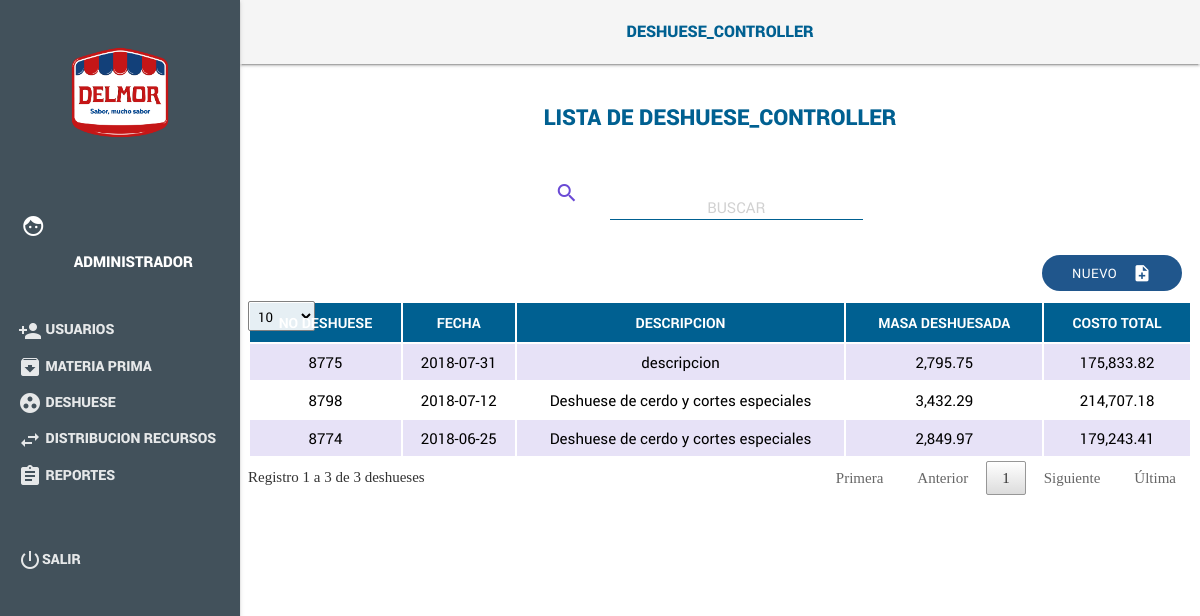
Before: /index.php/deshuese_controller with the older database file.
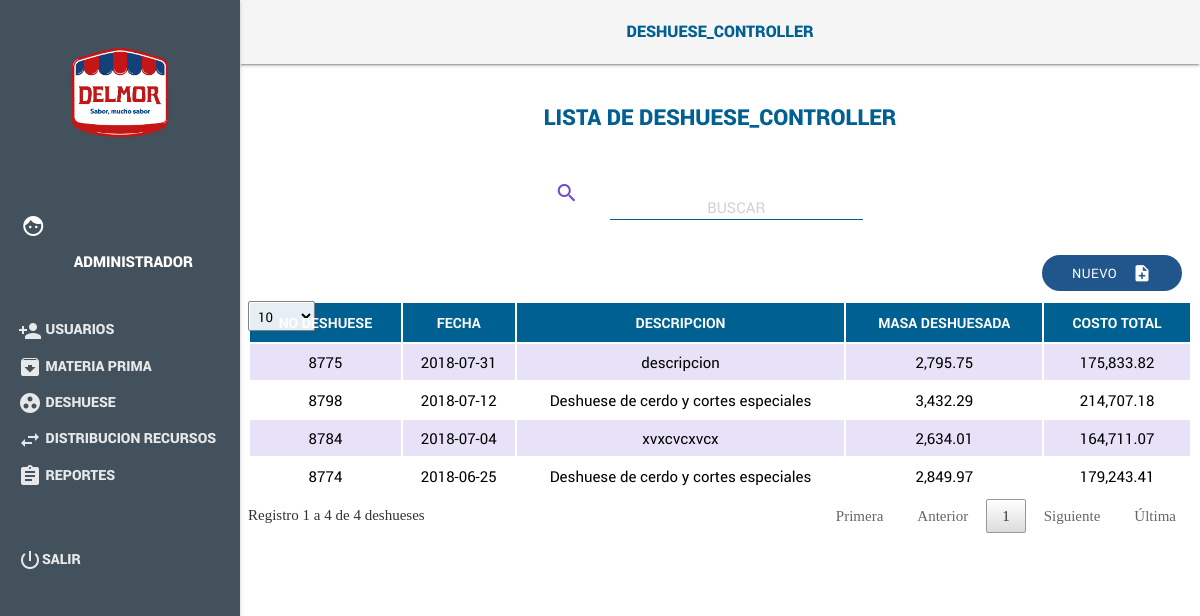
After: the same page with the newer database file.
### tables this page shows
CREATE TABLE `encabezado_deshuese` (
  `Id` int(11) NOT NULL AUTO_INCREMENT,
  `No_DH` varchar(255) DEFAULT NULL,
  `Fecha` date DEFAULT NULL,
  `Descripcion_DH` varchar(255) DEFAULT NULL,
  `Precio_Bruto` double DEFAULT NULL,
  `Costo_Total` double DEFAULT NULL,
  PRIMARY KEY (`Id`)
);

### application/controllers/Deshuese_controller.php (called while the page is built, shortened)
<?php
class Deshuese_controller extends CI_Controller
{
    function __construct()
    {
        $this->load->library("session");
        $this->load->model("Deshuese_model");
    }
    public function index()
    {
        $data["mp"] = $this->Deshuese_model->getmateriaPrima();
        $data["ds"] = $this->Deshuese_model->getInfoDeshuese();
        $this->load->view("header/header");
        $this->load->view("pages/menu");
        $this->load->view("Deshuese/Deshuese",$data);
        $this->load->view("footer/footer");
        $this->load->view("jsview/jsDeshuese");
    }
}
?>

### index.php (called while the page is built, shortened)
<?php
require_once BASEPATH.'core/CodeIgniter.php';

### application/models/Deshuese_model.php (called while the page is built, shortened)
<?php
class Deshuese_model extends CI_Model
{
    public function getInfoDeshuese()
    {
        $query = $this->db->get("view_Deshuese");
        if ($query->num_rows() > 0)
        {
            return $query->result_array();
        }
        return 0;
    }
}
?>

### application/views/Deshuese/Deshuese.php (the view, shortened to what this page needs)
<header class="demo-header mdl-layout__header ">
    <div class="centrado  ColorHeader"><span class=" title"><?php echo $this->uri->segment(1);?></span></div>
</header>
<main class="mdl-layout__content mdl-color--grey-100">
    <div class="mdl-grid demo-content">
        <div class="row TextColor center">lista de <?php echo $this->uri->segment(1);?></div>
        <div class="row" style="width:100%">
            <div class="container">
                <div class="Buscar row column">
                    <div class="col s1 m1 l1 offset-l3 offset-m2"><i class="material-icons ColorS">search</i></div>
                    <div class="input-field col s11 m6 l5">
                        <input  id="searchMain" type="text" placeholder="Buscar" class="validate mayuscula">
                    </div>
                </div>
            </div>
            <div style="margin-right: 10px; margin-bottom: 10px;" class="right m12" id="">
                <button id="btnNewDeshuese" class="Btnadd btn waves-effect waves-light">Nuevo
                    <i class="material-icons right">note_add</i>
                </button>
            </div>
            <div class="row center">
                <table class="table striped RobotoR" id="tblDeshueses">
                    <thead>
                    <tr>
                        <th>No Deshuese</th>
                        <th>Fecha</th>
                        <th>Descripcion</th>
                        <th>Masa Deshuesada</th>
                        <th>Costo Total</th>
                    </tr>
                    </thead>
                    <tbody>
                    <?php
                        if(!$ds)
                        {}else{
                            foreach ($ds as $key) {
                                echo "
                                    <tr>
                                      <td>".$key["No_DH"]."</td>
                                      <td>".$key["Fecha"]."</td>
                                      <td>".$key["Descripcion_DH"]."</td>
                                      <td>".number_format($key["Masa_Deshuesada"],2)."</td>
                                      <td>".number_format($key["Costo_Total"],2)."</td>
                                    </tr>
                                ";
                            }
                        }
                    ?>
                    </tbody>
                </table>
            </div>
        </div>
    </div>
</main>

### application/views/header/header.php (shortened to what this page needs)
<!doctype html>
<html lang="en">
<head>
    <link rel="stylesheet" type="text/css" href="<?php echo base_url(); ?>assets/js/fuente.css" >
    <link rel="stylesheet" href="<?PHP echo base_url();?>assets/css/materialize.css">
    <link rel="stylesheet" href="<?PHP echo base_url();?>assets/css/material.cyan-light_blue.min.css">
    <link rel="stylesheet" href="<?PHP echo base_url();?>assets/media/icon.css">
    <link rel="stylesheet" href="<?PHP echo base_url(); ?>assets/css/sweetalert2.min.css">
    <link rel="stylesheet" href="<?PHP echo base_url();?>assets/css/styles.css">
    <link rel="stylesheet" href="<?PHP echo base_url();?>assets/media/css/jquery.dataTables.css">
    <link rel="stylesheet" href="<?PHP echo base_url();?>assets/css/bootstrap.css">
    <link rel="stylesheet" href="<?PHP echo base_url();?>assets/css/chosen.css">
    <link rel="stylesheet" href="<?PHP echo base_url();?>assets/css/dataTables.tableTools.css">
</head>
<body>

### application/views/pages/menu.php (shortened to what this page needs)
<div class="demo-layout mdl-layout mdl-js-layout mdl-layout--fixed-drawer mdl-layout--fixed-header">
    <div class="demo-drawer mdl-layout__drawer mdl-color--blue-grey-900 mdl-color-text--blue-grey-50">
        <img style="" width="100%" src="<?PHP echo base_url();?>assets/img/LOGOS_DELMOR.png">
        <br>
        <header id="MenuFondo" class="demo-drawer-header">
            <div id="user" class="row">
                <div class="col l2 center carita">
                  <i class=" material-icons" style="color:#fff;">face</i>
                </div>
                <div class="col l10 center">
                  <span class="Loggen"><?php echo $this->session->userdata('UserN');?></span><br><br>
                  <span class="Loggen">
                  <?php
                      switch ($this->session->userdata('RolUser')) {
                        case 0:
                           echo "Administrador";
                          break;
                      }
                  ?>
                  </span>
                </div>
            </div>
        </header>
       <div id="menu">
           <ul class="nav menu demo-navigation mdl-navigation__link RobotoR" >
            <?php
              switch ($this->session->userdata('RolUser')) {
                case 0:
                  $menu = '
                           <a href="Usuarios">
                              <li href="Usuarios"><i class="material-icons">person_add</i> Usuarios</li></a>
                              <a href="Materia_Prima">
                              <li href="Materia_Prima"><i class="material-icons">archive</i> Materia Prima</li></a>
                           <a href="Deshuese">
                             <li href="Deshuese"><i class="material-icons">group_work</i> Deshuese</li>
                           </a>
                           <a href="Distribucion">
                             <li href="Distribucion"><i class="material-icons">swap_horiz</i> Distribucion Recursos</li>
                           </a>
                           <a href="Reportes">
                             <li href="Reportes"><i class="material-icons">assignment</i> Reportes</li>
                           </a><br><br>
                            <a href="salir">
                             <li href="salir"><i class="material-icons">power_settings_new</i>Salir</li>
                           </a>';
                           break;
              }
              echo $menu;
            ?>
          </ul>
       </div>
    </div>

### application/views/footer/footer.php (shortened to what this page needs)
</div>
</body>
</html>

### assets/js/fuente.css (style rules this page uses)
.material-icons { font-family: 'Material Icons'; font-weight: normal; font-style: normal; font-size: 24px; display: inline-block; line-height: 1; text-transform: none; letter-spacing: normal; word-wrap: normal; white-space: nowrap; direction: ltr; -webkit-font-smoothing: antialiased; text-rendering: optimizeLegibility; -moz-osx-font-smoothing: grayscale; font-feature-settings: 'liga'; }

### assets/css/styles.css (style rules this page uses)
.demo-drawer { border: none; overflow-x: hidden; overflow-y: scroll!important; }
.demo-drawer .demo-navigation { z-index: -2; }
.demo-drawer-header { box-sizing: border-box; display: -webkit-flex; display: -ms-flexbox; display: flex; -webkit-flex-direction: column; -ms-flex-direction: column; flex-direction: column; -webkit-justify-content: flex-end; -ms-flex-pack: end; justify-content: flex-end; padding: 16px; height: 100px; }
.demo-navigation { -webkit-flex-grow: 1; -ms-flex-positive: 1; flex-grow: 1; }
#menu { background: #42515B; font-family: 'robotoblack'; font-weight: 500; padding: 10px 10px; }
.ColorHeader { background:whitesmoke; color: #006091; margin-top: 20px; text-align: center; }
.title { font-family: 'robotoblack'; color: #006091; font-size: 16px; text-transform: uppercase; font-weight: 500; }
.TextColor { color: #006091; font-family: 'robotoblack'; font-size: 22px; margin-top: 30px; text-transform: uppercase; }
.Loggen { color: #fff; margin-left: 4px; font-family: 'robotoblack'; text-transform: uppercase; }
.column { margin-top: 30px; }
#user { margin: 11px -6px 15px; }
.Btnadd { text-align: center; border-radius: 20px; background: #20568c; font-family: 'robotoregular'; font-weight: 500; font-size: 13px; transition: 0.5s; }
.ColorS { color: #6a4ad5; }
table tr:nth-child(even) { background-color: #ffffff!important; }
table tr:nth-child(odd) { background-color: #e7e2f7!important; }
table th { background: #006091; color: #fff; font-size: 14px; font-family: 'robotobold'; }
.RobotoR { font-family: 'robotoregular'; }
.menu a { color: #fff; text-transform: uppercase; font-family: robotoblack; }
li { padding: 5px 8px 6px; }
li i { color: #fff; }
.mayuscula { text-transform: uppercase!important; }
.row { width: 100%!important; }
table { border-collapse: separate !important; border-spacing: 1px; }
table thead tr th { text-transform: uppercase; }

Changed rows visible on the page:
added encabezado_deshuese: No_DH "8784", Fecha "2018-07-04", Descripcion_DH "xvxcvcxvcx", Masa_Deshuesada "2,634.01", Costo_Total "164,711.07"
Other visible differences:
text written by a page script: "Registro 1 a 3 de 3 deshueses Primera Anterior 1 Siguiente Última" → "Registro 1 a 4 de 4 deshueses Primera Anterior 1 Siguiente Última"
